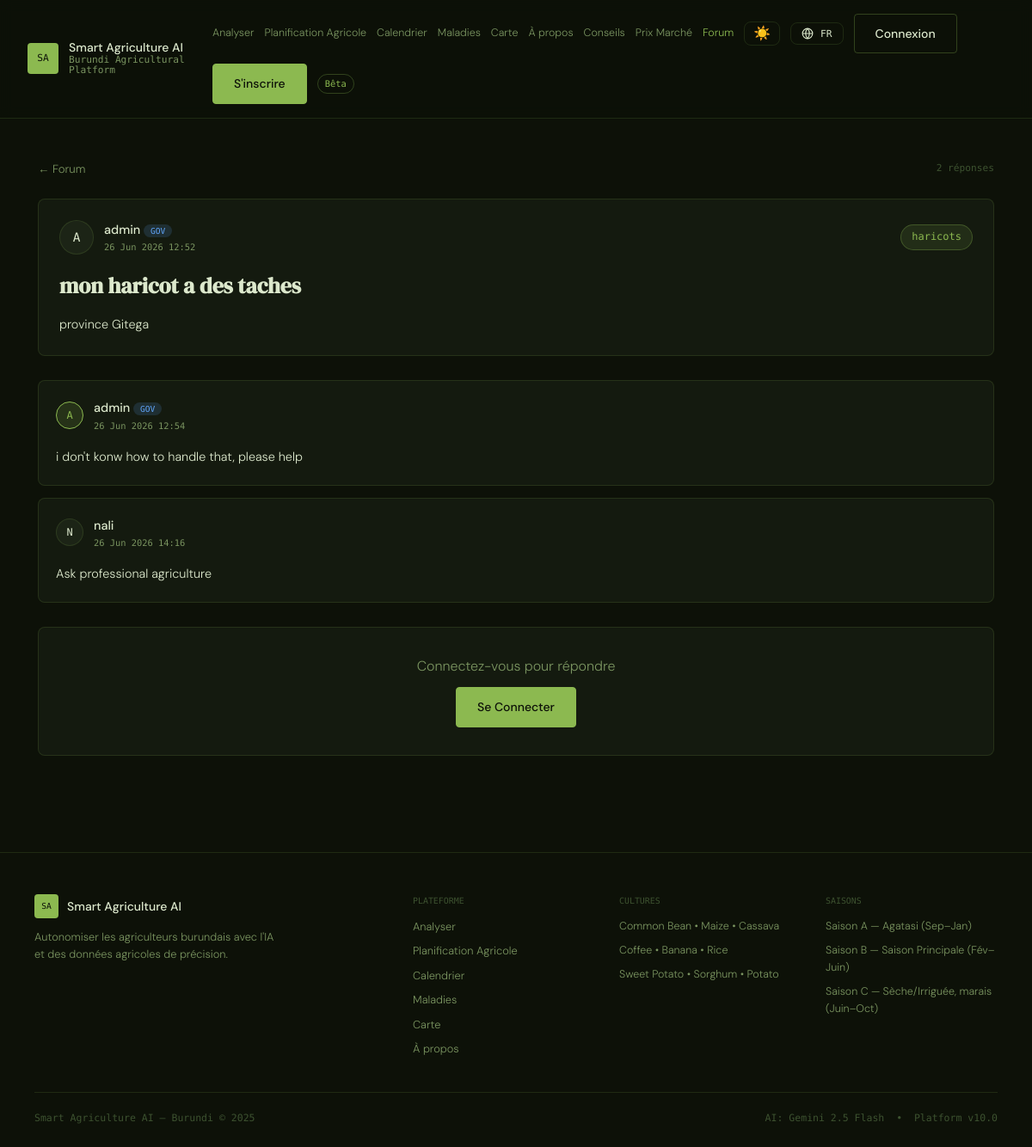
/community/forum/1, run on the app's committed database.
### models.py (models this page shows, shortened)
class User(UserMixin, db.Model):
    __tablename__ = "users"
    id            = db.Column(db.Integer, primary_key=True)
    username      = db.Column(db.String(64),  unique=True, nullable=False)
    email         = db.Column(db.String(120), unique=True, nullable=False)
    password_hash = db.Column(db.String(256), nullable=False)
    role          = db.Column(db.String(20),  nullable=False, default="farmer")
    language      = db.Column(db.String(5),   nullable=False, default="fr")  # fr | rn | en
    theme         = db.Column(db.String(10),  nullable=False, default="dark") # dark | light
    full_name     = db.Column(db.String(120), nullable=True)
    phone         = db.Column(db.String(30),  nullable=True)
    province      = db.Column(db.String(60),  nullable=True)
    commune       = db.Column(db.String(60),  nullable=True)
    created_at    = db.Column(db.DateTime, default=datetime.utcnow)
    last_login    = db.Column(db.DateTime, nullable=True)
    is_active                = db.Column(db.Boolean, default=True)
    is_verified_professional = db.Column(db.Boolean, default=False)
    analyses      = db.relationship("Analysis", backref="user", lazy=True, cascade="all, delete-orphan")
    farms         = db.relationship("Farm", backref="owner", lazy=True, cascade="all, delete-orphan")
    forum_posts   = db.relationship("ForumPost", backref="author", lazy=True, cascade="all, delete-orphan")
    forum_replies = db.relationship("ForumReply", backref="author", lazy=True, cascade="all, delete-orphan")
    sent_messages = db.relationship("DirectMessage", foreign_keys="DirectMessage.sender_id", backref="sender", lazy=True, cascade="all, delete-orphan")
    recv_messages = db.relationship("DirectMessage", foreign_keys="DirectMessage.receiver_id", backref="receiver", lazy=True)

class ForumPost(db.Model):
    __tablename__ = "forum_posts"
    id         = db.Column(db.Integer, primary_key=True)
    user_id    = db.Column(db.Integer, db.ForeignKey("users.id"), nullable=False)
    title      = db.Column(db.String(200), nullable=False)
    body       = db.Column(db.Text, nullable=False)
    crop_tag   = db.Column(db.String(80), nullable=True)
    category   = db.Column(db.String(40), nullable=True, default="general")
    is_pinned  = db.Column(db.Boolean, default=False)
    created_at = db.Column(db.DateTime, default=datetime.utcnow)
    updated_at = db.Column(db.DateTime, default=datetime.utcnow)
    replies    = db.relationship("ForumReply", backref="post", lazy=True,
                                  cascade="all, delete-orphan", order_by="ForumReply.created_at")
    @property
    def reply_count(self): return len(self.replies)

class ForumReply(db.Model):
    __tablename__ = "forum_replies"
    id         = db.Column(db.Integer, primary_key=True)
    post_id    = db.Column(db.Integer, db.ForeignKey("forum_posts.id"), nullable=False)
    user_id    = db.Column(db.Integer, db.ForeignKey("users.id"), nullable=False)
    body       = db.Column(db.Text, nullable=False)
    is_solution= db.Column(db.Boolean, default=False)  # marked as answer
    created_at = db.Column(db.DateTime, default=datetime.utcnow)

### community_routes.py (the view, shortened to what this page needs)
@community_bp.route("/forum/<int:post_id>", methods=["GET", "POST"])
def forum_post(post_id):
    post = ForumPost.query.get_or_404(post_id)
    return render_template("community/forum_post.html", post=post)

### app.py (called while the page is built)
def get_current_lang():
    if current_user.is_authenticated and current_user.language in SUPPORTED_LANGS:
        return current_user.language
    return session.get("lang", DEFAULT_LANG)

def get_current_theme():
    if current_user.is_authenticated and current_user.theme in ("dark","light"):
        return current_user.theme
    return session.get("theme", "dark")

@app.context_processor
def inject_translation():
    lang  = get_current_lang()
    theme = get_current_theme()
    return {"t": lambda key: t(key, lang), "current_lang": lang,
            "lang_names": LANG_NAMES, "supported_langs": SUPPORTED_LANGS,
            "current_theme": theme}

### translations.py (called while the page is built)
def t(key: str, lang: str = DEFAULT_LANG) -> str:
    if lang not in SUPPORTED_LANGS:
        lang = DEFAULT_LANG
    entry = STRINGS.get(key)
    if not entry:
        return key  # untranslated key shown as-is, makes missing strings obvious during dev
    return entry.get(lang) or entry.get(DEFAULT_LANG) or key

### templates/community/forum_post.html (shortened to what this page needs)
{% extends "base.html" %}
{% block content %}
<div class="history-detail-header">
    <a href="{{ url_for('community.forum') }}" class="back-link">&larr; Forum</a>
    <span style="font-family:var(--font-mono);font-size:0.7rem;color:var(--color-text-faint)">{{ post.reply_count }} réponses</span>
</div>
<div class="forum-thread-post">
    <div class="forum-thread-author">
        <span class="forum-avatar forum-avatar--lg">{{ post.author.username[0].upper() }}</span>
        <div>
            <p style="font-weight:500;font-size:0.9rem">{{ post.author.username }}
                {% if post.author.role in ['admin','government'] %}<span class="gov-badge">GOV</span>{% endif %}
            </p>
            <p style="font-family:var(--font-mono);font-size:0.65rem;color:var(--color-text-muted)">{{ post.created_at.strftime('%d %b %Y %H:%M') }}</p>
        </div>
        {% if post.crop_tag %}<span class="about-crop-tag" style="margin-left:auto">{{ post.crop_tag }}</span>{% endif %}
    </div>
    <h1 style="font-family:var(--font-display);font-size:1.6rem;margin-bottom:12px">{{ post.title }}</h1>
    <div class="forum-post-body">{{ post.body }}</div>
</div>
{% if post.replies %}
<div style="margin:28px 0;display:flex;flex-direction:column;gap:14px">
    {% for reply in post.replies %}
    <div class="forum-reply {% if reply.is_solution %}forum-reply--solution{% endif %}" id="reply-{{ reply.id }}">
        <div class="forum-thread-author">
            <span class="forum-avatar {% if reply.author.is_verified_professional or reply.author.role in ['admin','government'] %}forum-avatar--pro{% endif %}">{{ reply.author.username[0].upper() }}</span>
            <div>
                <p style="font-weight:500;font-size:0.9rem">{{ reply.author.username }}
                    {% if reply.author.role in ['admin','government'] %}<span class="gov-badge">GOV</span>{% endif %}
                </p>
                <p style="font-family:var(--font-mono);font-size:0.65rem;color:var(--color-text-muted)">{{ reply.created_at.strftime('%d %b %Y %H:%M') }}</p>
            </div>
        </div>
        <div class="forum-post-body" style="margin-top:10px">{{ reply.body }}</div>
    </div>
    {% endfor %}
</div>
{% endif %}
{% if current_user.is_authenticated %}
<div class="admin-data-card" style="margin-top:20px">
    <p class="admin-data-title">Votre Réponse</p>
    <form method="POST">
        <div class="form-group" style="margin-bottom:12px">
            <textarea name="body" class="form-input" required rows="5"
                      placeholder="Partagez votre connaissance ou expérience..."></textarea>
        </div>
        <button type="submit" class="btn btn--primary">Publier la Réponse</button>
    </form>
</div>
{% else %}
<div style="text-align:center;padding:32px;background:var(--color-surface);border:1px solid var(--color-border);border-radius:var(--radius-lg);margin-top:20px">
    <p style="margin-bottom:12px;color:var(--color-text-muted)">Connectez-vous pour répondre</p>
    <a href="{{ url_for('auth_login') }}" class="btn btn--primary">Se Connecter</a>
</div>
{% endif %}
{% endblock %}

### static/css/main.css (style rules this page uses)
:root { --color-bg:#0d1108;--color-surface:#141a0f;--color-surface-2:#1c2416;--color-border:rgba(140,185,80,0.15);--color-border-strong:rgba(140,185,80,0.3);--color-green:#8cb950;--color-green-dim:rgba(140,185,80,0.12);--color-amber:#c9933a;--color-red:#c94a3a;--color-text:#dce8cc;--color-text-muted:#7a9460;--color-text-faint:#3d5230;--font-display:'DM Serif Display',serif;--font-body:'DM Sans',sans-serif;--font-mono:'DM Mono',monospace;--radius:4px;--radius-lg:8px }
*,*::before,*::after { box-sizing:border-box;margin:0;padding:0 }
body { background:var(--color-bg);color:var(--color-text);font-family:var(--font-body);font-weight:300;line-height:1.6;min-height:100vh;display:flex;flex-direction:column }
a { color:var(--color-green);text-decoration:none }
.btn { display:inline-flex;align-items:center;gap:8px;padding:11px 24px;font-family:var(--font-body);font-size:0.875rem;font-weight:500;border-radius:var(--radius);border:1px solid transparent;cursor:pointer;text-decoration:none;white-space:nowrap }
.btn--primary { background:var(--color-green);color:var(--color-bg);border-color:var(--color-green) }
.history-detail-header { display:flex;justify-content:space-between;align-items:center;margin-bottom:24px;flex-wrap:wrap;gap:8px }
.back-link { font-size:0.83rem;color:var(--color-text-muted) }
.about-crop-tag { font-size:0.75rem;padding:4px 12px;background:var(--color-green-dim);border:1px solid var(--color-border-strong);border-radius:999px;color:var(--color-green);font-family:var(--font-mono) }
.forum-avatar { width:32px;height:32px;border-radius:50%;background:var(--color-surface-2);border:1px solid var(--color-border);display:inline-flex;align-items:center;justify-content:center;font-family:var(--font-mono);font-size:0.75rem;font-weight:500;flex-shrink:0 }
.forum-avatar--lg { width:40px;height:40px;font-size:0.9rem }
.forum-avatar--pro { background:rgba(140,185,80,0.15);border-color:var(--color-green);color:var(--color-green) }
.gov-badge { font-family:var(--font-mono);font-size:0.6rem;padding:2px 8px;border-radius:999px;background:rgba(96,165,250,0.15);color:#60a5fa;text-transform:uppercase }
.forum-thread-post { background:var(--color-surface);border:1px solid var(--color-border);border-radius:var(--radius-lg);padding:24px;margin-bottom:8px }
.forum-thread-author { display:flex;align-items:center;gap:12px;margin-bottom:16px;flex-wrap:wrap }
.forum-post-body { font-size:0.9rem;line-height:1.7;color:var(--color-text);white-space:pre-wrap;word-break:break-word }
.forum-reply { background:var(--color-surface);border:1px solid var(--color-border);border-radius:var(--radius-lg);padding:20px;position:relative }

### data on the page
User: author "A", author.username "admin"
ForumPost: created_at "26 Jun 2026 12:52", crop_tag "haricots", title "mon haricot a des taches", body "province Gitega"
ForumReply: author "A", author.username "admin", shows "GOV", created_at "26 Jun 2026 12:54", body "i don't konw how to handle that, please help"
ForumReply: author "N", author.username "nali", created_at "26 Jun 2026 14:16", body "Ask professional agriculture"

### other printed values
{{ t('nav.analyze') }} "Analyser"
{{ t('nav.farm_planning') }} "Planification Agricole"
{{ t('nav.calendar') }} "Calendrier"
{{ t('nav.diseases') }} "Maladies"
{{ t('nav.map') }} "Carte"
{{ t('nav.about') }} "À propos"
{{ current_lang|upper }} "FR"
{{ t('nav.login') }} "Connexion"
{{ t('nav.register') }} "S'inscrire"
{{ t('nav.beta') }} "Bêta"
{{ post.reply_count }} "2"
{{ t('footer.tagline') }} "Autonomiser les agriculteurs burundais avec l'IA et des données agricoles de précision."
{{ t('footer.platform') }} "PLATEFORME"
{{ t('footer.crops') }} "CULTURES"
{{ t('footer.seasons') }} "SAISONS"
